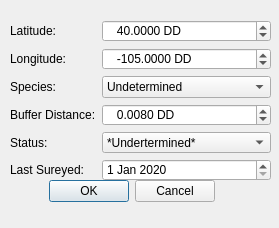
<?xml version="1.0" encoding="UTF-8"?>
<ui version="4.0">
 <class>NewRaptorDialogBase</class>
 <widget class="QDialog" name="NewRaptorDialogBase">
  <property name="geometry">
   <rect>
    <x>0</x>
    <y>0</y>
    <width>279</width>
    <height>228</height>
   </rect>
  </property>
  <property name="windowTitle">
   <string>Add New Raptor</string>
  </property>
  <widget class="QWidget" name="formLayoutWidget">
   <property name="geometry">
    <rect>
     <x>10</x>
     <y>20</y>
     <width>261</width>
     <height>161</height>
    </rect>
   </property>
   <layout class="QFormLayout" name="lytForm">
    <item row="0" column="0">
     <widget class="QLabel" name="latitudeLabel">
      <property name="text">
       <string>Latitude:</string>
      </property>
     </widget>
    </item>
    <item row="0" column="1">
     <widget class="QDoubleSpinBox" name="spbLatitude">
      <property name="prefix">
       <string>   </string>
      </property>
      <property name="suffix">
       <string> DD</string>
      </property>
      <property name="decimals">
       <number>4</number>
      </property>
      <property name="minimum">
       <double>-90.000000000000000</double>
      </property>
      <property name="maximum">
       <double>90.000000000000000</double>
      </property>
      <property name="singleStep">
       <double>0.001000000000000</double>
      </property>
      <property name="value">
       <double>40.000000000000000</double>
      </property>
     </widget>
    </item>
    <item row="1" column="0">
     <widget class="QLabel" name="longitudeLabel">
      <property name="text">
       <string>Longitude:</string>
      </property>
     </widget>
    </item>
    <item row="1" column="1">
     <widget class="QDoubleSpinBox" name="spbLongitude">
      <property name="prefix">
       <string>   </string>
      </property>
      <property name="suffix">
       <string> DD</string>
      </property>
      <property name="decimals">
       <number>4</number>
      </property>
      <property name="minimum">
       <double>-180.000000000000000</double>
      </property>
      <property name="maximum">
       <double>180.000000000000000</double>
      </property>
      <property name="singleStep">
       <double>0.001000000000000</double>
      </property>
      <property name="value">
       <double>-105.000000000000000</double>
      </property>
     </widget>
    </item>
    <item row="2" column="0">
     <widget class="QLabel" name="speciesLabel">
      <property name="text">
       <string>Species:</string>
      </property>
     </widget>
    </item>
    <item row="2" column="1">
     <widget class="QComboBox" name="cmbSpecies">
      <item>
       <property name="text">
        <string>Undetermined</string>
       </property>
      </item>
      <item>
       <property name="text">
        <string>Red-tail Hawk</string>
       </property>
      </item>
      <item>
       <property name="text">
        <string>Swainsons Hawk</string>
       </property>
      </item>
      <item>
       <property name="text">
        <string>Northern Harrier</string>
       </property>
      </item>
     </widget>
    </item>
    <item row="3" column="0">
     <widget class="QLabel" name="bufferDistanceLabel">
      <property name="text">
       <string>Buffer Distance:</string>
      </property>
     </widget>
    </item>
    <item row="3" column="1">
     <widget class="QDoubleSpinBox" name="spbBuffer">
      <property name="prefix">
       <string>   </string>
      </property>
      <property name="suffix">
       <string> DD</string>
      </property>
      <property name="decimals">
       <number>4</number>
      </property>
      <property name="maximum">
       <double>0.100000000000000</double>
      </property>
      <property name="singleStep">
       <double>0.001000000000000</double>
      </property>
      <property name="value">
       <double>0.008000000000000</double>
      </property>
     </widget>
    </item>
    <item row="4" column="0">
     <widget class="QLabel" name="statusLabel">
      <property name="text">
       <string>Status:</string>
      </property>
     </widget>
    </item>
    <item row="4" column="1">
     <widget class="QComboBox" name="cmbStatus">
      <item>
       <property name="text">
        <string>*Undertermined*</string>
       </property>
      </item>
      <item>
       <property name="text">
        <string>ACTIVE NEST</string>
       </property>
      </item>
      <item>
       <property name="text">
        <string>INACTIVE NEST</string>
       </property>
      </item>
      <item>
       <property name="text">
        <string>FLEDGED NEST</string>
       </property>
      </item>
     </widget>
    </item>
    <item row="5" column="0">
     <widget class="QLabel" name="lastSureyedLabel">
      <property name="text">
       <string>Last Sureyed:</string>
      </property>
     </widget>
    </item>
    <item row="5" column="1">
     <widget class="QDateEdit" name="dteLast">
      <property name="dateTime">
       <datetime>
        <hour>0</hour>
        <minute>0</minute>
        <second>0</second>
        <year>2020</year>
        <month>1</month>
        <day>1</day>
       </datetime>
      </property>
     </widget>
    </item>
   </layout>
  </widget>
  <widget class="QDialogButtonBox" name="button_box">
   <property name="geometry">
    <rect>
     <x>40</x>
     <y>180</y>
     <width>175</width>
     <height>23</height>
    </rect>
   </property>
   <property name="orientation">
    <enum>Qt::Horizontal</enum>
   </property>
   <property name="standardButtons">
    <set>QDialogButtonBox::Cancel|QDialogButtonBox::Ok</set>
   </property>
  </widget>
 </widget>
 <resources/>
 <connections>
  <connection>
   <sender>button_box</sender>
   <signal>accepted()</signal>
   <receiver>NewRaptorDialogBase</receiver>
   <slot>accept()</slot>
   <hints>
    <hint type="sourcelabel">
     <x>20</x>
     <y>20</y>
    </hint>
    <hint type="destinationlabel">
     <x>20</x>
     <y>20</y>
    </hint>
   </hints>
  </connection>
  <connection>
   <sender>button_box</sender>
   <signal>rejected()</signal>
   <receiver>NewRaptorDialogBase</receiver>
   <slot>reject()</slot>
   <hints>
    <hint type="sourcelabel">
     <x>20</x>
     <y>20</y>
    </hint>
    <hint type="destinationlabel">
     <x>20</x>
     <y>20</y>
    </hint>
   </hints>
  </connection>
 </connections>
</ui>
